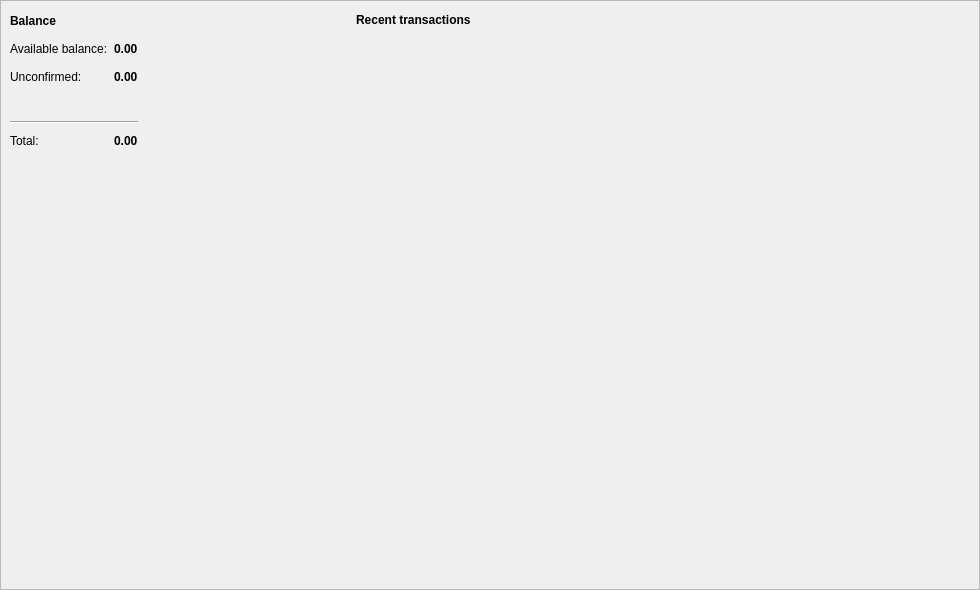
<?xml version="1.0" encoding="UTF-8"?>
<ui version="4.0">
 <class>OverviewFrame</class>
 <widget class="QFrame" name="OverviewFrame">
  <property name="geometry">
   <rect>
    <x>0</x>
    <y>0</y>
    <width>980</width>
    <height>590</height>
   </rect>
  </property>
  <property name="windowTitle">
   <string>Frame</string>
  </property>
  <property name="frameShape">
   <enum>QFrame::StyledPanel</enum>
  </property>
  <property name="frameShadow">
   <enum>QFrame::Raised</enum>
  </property>
  <layout class="QGridLayout" name="gridLayout" columnstretch="35,65">
   <property name="sizeConstraint">
    <enum>QLayout::SetDefaultConstraint</enum>
   </property>
   <property name="leftMargin">
    <number>0</number>
   </property>
   <property name="topMargin">
    <number>0</number>
   </property>
   <property name="rightMargin">
    <number>0</number>
   </property>
   <property name="bottomMargin">
    <number>0</number>
   </property>
   <property name="horizontalSpacing">
    <number>5</number>
   </property>
   <property name="verticalSpacing">
    <number>0</number>
   </property>
   <item row="0" column="0">
    <widget class="QFrame" name="m_overviewWalletFrame">
     <property name="minimumSize">
      <size>
       <width>0</width>
       <height>160</height>
      </size>
     </property>
     <property name="maximumSize">
      <size>
       <width>16777215</width>
       <height>160</height>
      </size>
     </property>
     <property name="frameShape">
      <enum>QFrame::NoFrame</enum>
     </property>
     <property name="frameShadow">
      <enum>QFrame::Raised</enum>
     </property>
     <layout class="QGridLayout" name="gridLayout_2">
      <item row="4" column="2">
       <widget class="QLabel" name="m_tickerLabel4">
        <property name="text">
         <string/>
        </property>
       </widget>
      </item>
      <item row="6" column="2">
       <widget class="QLabel" name="m_tickerLabel3">
        <property name="text">
         <string notr="true"/>
        </property>
       </widget>
      </item>
      <item row="0" column="0">
       <widget class="QLabel" name="label">
        <property name="font">
         <font>
          <weight>75</weight>
          <bold>true</bold>
         </font>
        </property>
        <property name="text">
         <string>Balance</string>
        </property>
       </widget>
      </item>
      <item row="3" column="0">
       <widget class="QLabel" name="label_4">
        <property name="text">
         <string>Unconfirmed:</string>
        </property>
       </widget>
      </item>
      <item row="1" column="2">
       <widget class="QLabel" name="m_tickerLabel1">
        <property name="text">
         <string notr="true"/>
        </property>
       </widget>
      </item>
      <item row="1" column="1">
       <widget class="QLabel" name="m_actualBalanceLabel">
        <property name="font">
         <font>
          <weight>75</weight>
          <bold>true</bold>
         </font>
        </property>
        <property name="text">
         <string notr="true">0.00</string>
        </property>
       </widget>
      </item>
      <item row="3" column="3">
       <spacer name="horizontalSpacer_2">
        <property name="orientation">
         <enum>Qt::Horizontal</enum>
        </property>
        <property name="sizeHint" stdset="0">
         <size>
          <width>40</width>
          <height>20</height>
         </size>
        </property>
       </spacer>
      </item>
      <item row="3" column="1">
       <widget class="QLabel" name="m_pendingBalanceLabel">
        <property name="font">
         <font>
          <weight>75</weight>
          <bold>true</bold>
         </font>
        </property>
        <property name="text">
         <string notr="true">0.00</string>
        </property>
       </widget>
      </item>
      <item row="3" column="2">
       <widget class="QLabel" name="m_tickerLabel2">
        <property name="text">
         <string notr="true"/>
        </property>
       </widget>
      </item>
      <item row="1" column="0">
       <widget class="QLabel" name="label_2">
        <property name="text">
         <string>Available balance:</string>
        </property>
       </widget>
      </item>
      <item row="6" column="1">
       <widget class="QLabel" name="m_totalBalanceLabel">
        <property name="font">
         <font>
          <weight>75</weight>
          <bold>true</bold>
         </font>
        </property>
        <property name="text">
         <string notr="true">0.00</string>
        </property>
       </widget>
      </item>
      <item row="6" column="0">
       <widget class="QLabel" name="label_6">
        <property name="text">
         <string>Total:</string>
        </property>
       </widget>
      </item>
      <item row="5" column="0" colspan="2">
       <widget class="Line" name="line">
        <property name="orientation">
         <enum>Qt::Horizontal</enum>
        </property>
       </widget>
      </item>
     </layout>
    </widget>
   </item>
   <item row="1" column="0" rowspan="2">
    <spacer name="verticalSpacer">
     <property name="orientation">
      <enum>Qt::Vertical</enum>
     </property>
     <property name="sizeType">
      <enum>QSizePolicy::Expanding</enum>
     </property>
     <property name="sizeHint" stdset="0">
      <size>
       <width>20</width>
       <height>425</height>
      </size>
     </property>
    </spacer>
   </item>
   <item row="0" column="1" rowspan="3">
    <widget class="QFrame" name="frame_2">
     <property name="minimumSize">
      <size>
       <width>0</width>
       <height>0</height>
      </size>
     </property>
     <property name="maximumSize">
      <size>
       <width>16777215</width>
       <height>16777215</height>
      </size>
     </property>
     <property name="frameShape">
      <enum>QFrame::NoFrame</enum>
     </property>
     <property name="frameShadow">
      <enum>QFrame::Raised</enum>
     </property>
     <layout class="QVBoxLayout" name="verticalLayout">
      <item>
       <layout class="QHBoxLayout" name="horizontalLayout">
        <item>
         <widget class="QLabel" name="label_8">
          <property name="font">
           <font>
            <weight>75</weight>
            <bold>true</bold>
           </font>
          </property>
          <property name="text">
           <string>Recent transactions</string>
          </property>
         </widget>
        </item>
        <item>
         <spacer name="horizontalSpacer">
          <property name="orientation">
           <enum>Qt::Horizontal</enum>
          </property>
          <property name="sizeHint" stdset="0">
           <size>
            <width>40</width>
            <height>20</height>
           </size>
          </property>
         </spacer>
        </item>
       </layout>
      </item>
      <item>
       <widget class="QTreeView" name="m_recentTransactionsView">
        <property name="palette">
         <palette>
          <active>
           <colorrole role="Base">
            <brush brushstyle="SolidPattern">
             <color alpha="0">
              <red>0</red>
              <green>0</green>
              <blue>0</blue>
             </color>
            </brush>
           </colorrole>
           <colorrole role="Window">
            <brush brushstyle="SolidPattern">
             <color alpha="0">
              <red>0</red>
              <green>0</green>
              <blue>0</blue>
             </color>
            </brush>
           </colorrole>
          </active>
          <inactive>
           <colorrole role="Base">
            <brush brushstyle="SolidPattern">
             <color alpha="0">
              <red>0</red>
              <green>0</green>
              <blue>0</blue>
             </color>
            </brush>
           </colorrole>
           <colorrole role="Window">
            <brush brushstyle="SolidPattern">
             <color alpha="0">
              <red>0</red>
              <green>0</green>
              <blue>0</blue>
             </color>
            </brush>
           </colorrole>
          </inactive>
          <disabled>
           <colorrole role="Base">
            <brush brushstyle="SolidPattern">
             <color alpha="0">
              <red>0</red>
              <green>0</green>
              <blue>0</blue>
             </color>
            </brush>
           </colorrole>
           <colorrole role="Window">
            <brush brushstyle="SolidPattern">
             <color alpha="0">
              <red>0</red>
              <green>0</green>
              <blue>0</blue>
             </color>
            </brush>
           </colorrole>
          </disabled>
         </palette>
        </property>
        <property name="focusPolicy">
         <enum>Qt::NoFocus</enum>
        </property>
        <property name="autoFillBackground">
         <bool>true</bool>
        </property>
        <property name="styleSheet">
         <string notr="true"/>
        </property>
        <property name="frameShape">
         <enum>QFrame::NoFrame</enum>
        </property>
        <property name="editTriggers">
         <set>QAbstractItemView::NoEditTriggers</set>
        </property>
        <property name="selectionMode">
         <enum>QAbstractItemView::NoSelection</enum>
        </property>
        <property name="rootIsDecorated">
         <bool>false</bool>
        </property>
        <property name="uniformRowHeights">
         <bool>true</bool>
        </property>
        <property name="itemsExpandable">
         <bool>false</bool>
        </property>
        <property name="headerHidden">
         <bool>true</bool>
        </property>
        <property name="expandsOnDoubleClick">
         <bool>false</bool>
        </property>
       </widget>
      </item>
     </layout>
    </widget>
   </item>
  </layout>
 </widget>
 <resources/>
 <connections/>
</ui>
